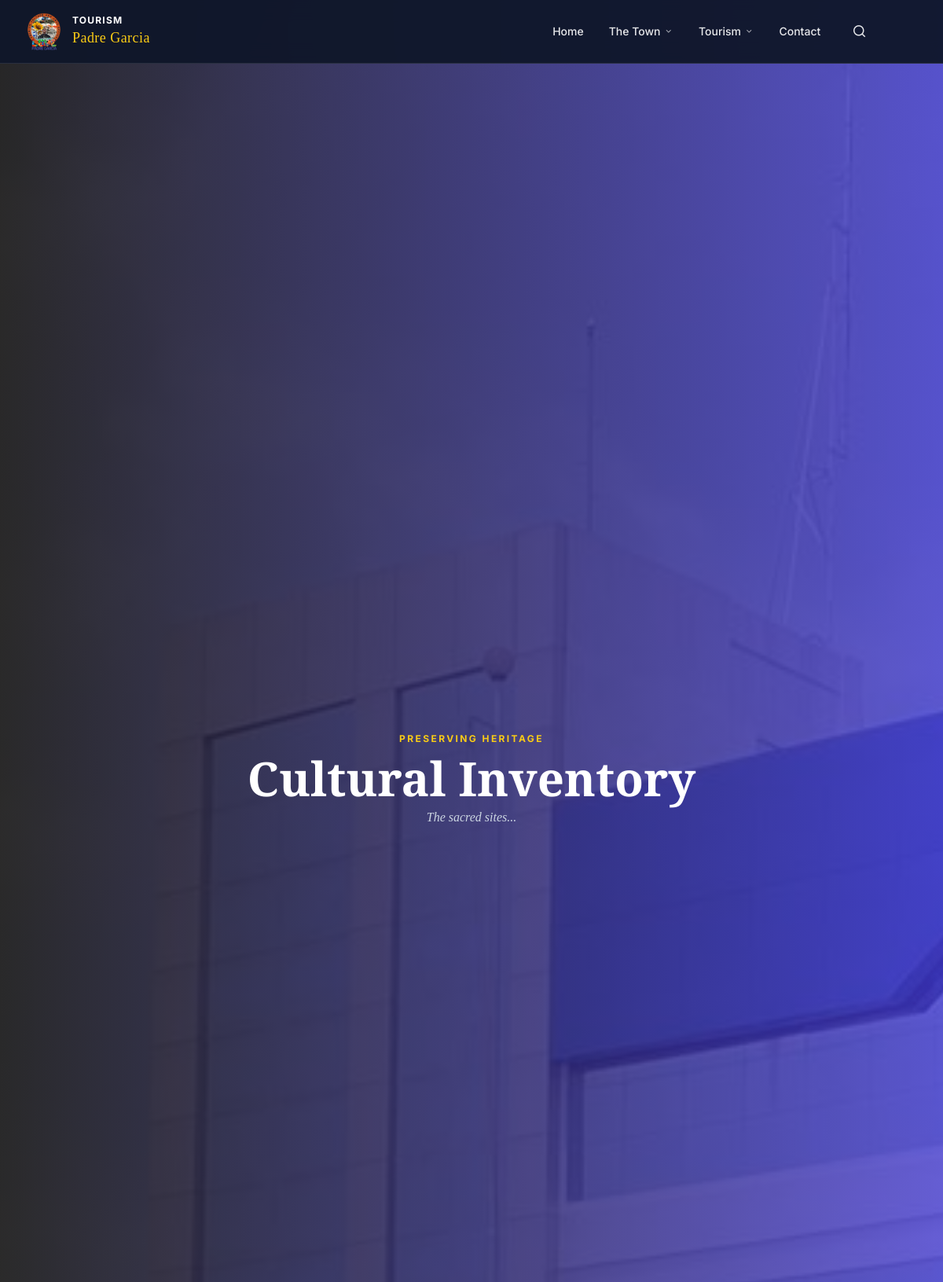
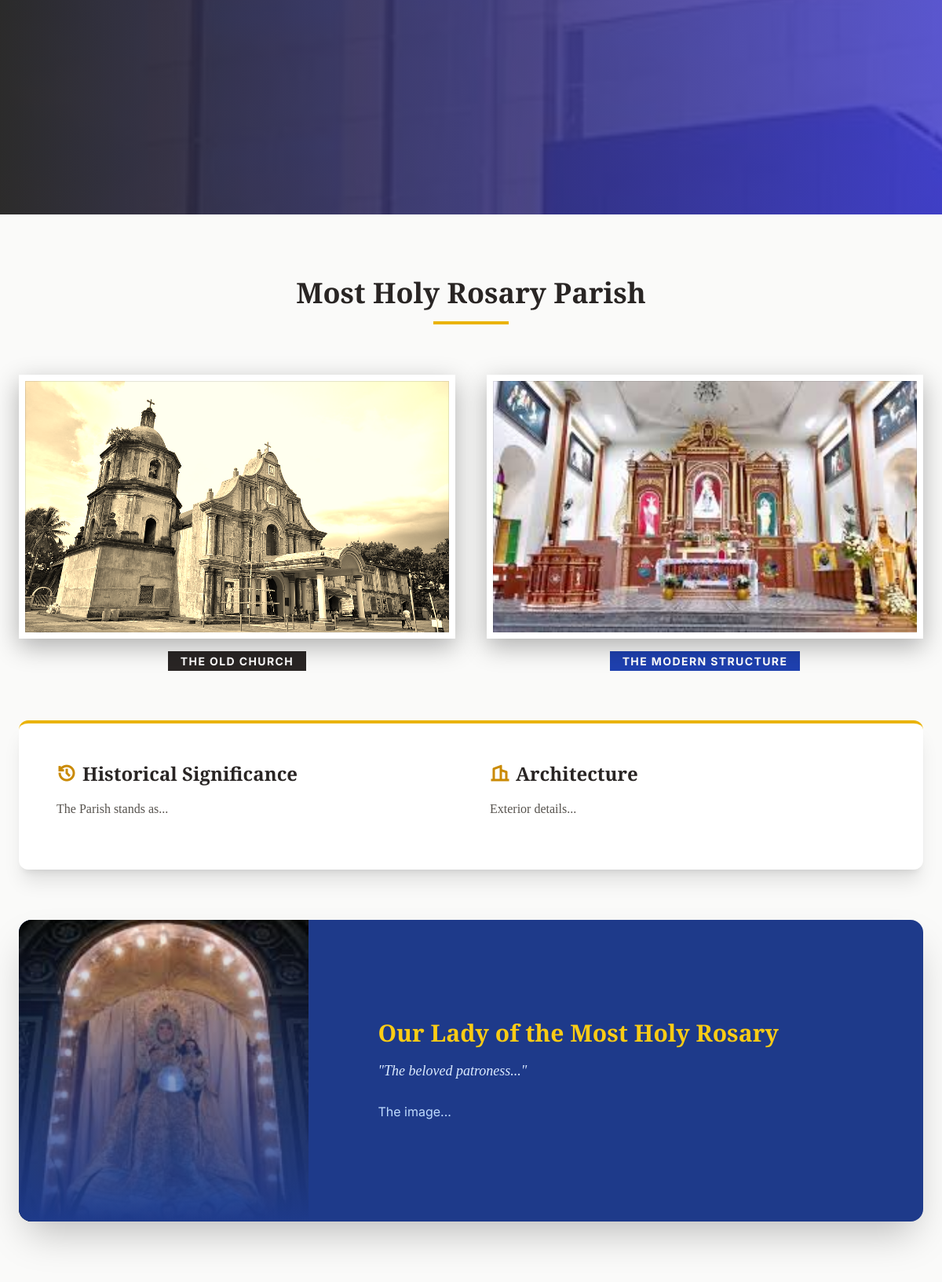
The page /culture (upper part) on the database its author committed (2 pictures, top to bottom).
### webapp/models.py (models this page shows)
class SiteContent(db.Model):
    id = db.Column(db.Integer, primary_key=True)
    key = db.Column(db.String(100), unique=True, nullable=False)
    value = db.Column(db.Text, nullable=True)

### webapp/views.py (the view)
@views.route("/culture")
def culture():
    content = get_common_content()
    defaults = {
        'cult_hero_title': 'Cultural Inventory', 'cult_hero_sub': 'The sacred sites...', 'cult_hero_tag': 'Preserving Heritage', 'cult_hero_bg': url_for('static', filename='images/municipal.jpg'),
        'cult_church_title': 'Most Holy Rosary Parish', 'cult_old_img': url_for('static', filename='images/church_old.jpg'), 'cult_old_lbl': 'The Old Church', 'cult_new_img': url_for('static', filename='images/church_new.jpg'), 'cult_new_lbl': 'The Modern Structure',
        'cult_hist_title': 'Historical Significance', 'cult_hist_text': 'The Parish stands as...', 'cult_arch_title': 'Architecture', 'cult_arch_text': 'Exterior details...',
        'cult_patron_img': url_for('static', filename='images/mama_mary.jpg'), 'cult_patron_title': 'Our Lady of the Most Holy Rosary', 'cult_patron_sub': '"The beloved patroness..."', 'cult_patron_text': 'The image...',
        'cult_mon_title': 'Historical Monuments', 'cult_mon_sub': 'Honoring Pillars',
        'cult_m1_name': 'Padre Vicente Garcia', 'cult_m1_desc': 'A Filipino priest...', 'cult_m1_img': url_for('static', filename='images/monument_vicente.jpg'),
        'cult_m2_name': 'Hon. Graciano R. Recto', 'cult_m2_desc': 'First Mayor...', 'cult_m2_img': url_for('static', filename='images/monument_recto.jpg'),
        'cult_m3_name': 'Father Antonio', 'cult_m3_desc': 'Religious figure...', 'cult_m3_img': url_for('static', filename='images/monument_antonio.jpg')
    }
    for k, v in defaults.items(): content[k] = get_content(k, v)
    return render_template("culture.html", content=content)

### webapp/views.py (called while the page is built, shortened)
def get_content(key, default=""):
    content = SiteContent.query.filter_by(key=key).first()
    return content.value if content else default

@views.before_app_request
def check_maintenance():
    try:
        setting = SiteContent.query.filter_by(key='site_maintenance_mode').first()
        is_maintenance = (setting.value == 'true') if setting else False
    except:
        is_maintenance = False
    if not is_maintenance:
        return None

### webapp/templates/culture.html (shortened to what this page needs)
{% extends "base.html" %}
{% block content %}
<header class="culture-hero h-[45vh] flex items-center justify-center relative pt-20">
    <div class="text-center text-white z-10 px-4" data-aos="fade-up">
        <span class="text-yellow-400 uppercase tracking-[0.2em] text-xs font-bold mb-3 block">{{ content.cult_hero_tag }}</span>
        <h1 class="text-4xl md:text-6xl font-bold serif-title mb-2">{{ content.cult_hero_title }}</h1>
        <p class="text-slate-300 font-light serif-text italic">{{ content.cult_hero_sub }}</p>
    </div>
</header>
<section class="py-20 bg-stone-50">
    <div class="max-w-7xl mx-auto px-6">
        <div class="text-center mb-16" data-aos="fade-up">
            <h2 class="text-4xl font-bold text-stone-800 serif-title mb-4">{{ content.cult_church_title }}</h2>
            <div class="h-1 w-24 bg-yellow-500 mx-auto"></div>
        </div>
        <div class="grid grid-cols-1 md:grid-cols-2 gap-10 mb-16">
            <div class="relative group" data-aos="fade-right"
                 onclick="openImageModal('{{ url_for('static', filename=content.cult_old_img.replace('static/', '')) if 'static/uploads' in content.cult_old_img else content.cult_old_img }}')">
                <div class="antique-frame bg-sepia-200 overflow-hidden">
                    <img src="{{ url_for('static', filename=content.cult_old_img.replace('static/', '')) if 'static/uploads' in content.cult_old_img else content.cult_old_img }}"
                         class="w-full h-80 object-cover sepia filter hover:sepia-0 hover:scale-105 transition duration-700">
                </div>
                <div class="mt-4 text-center">
                    <span class="bg-stone-800 text-white px-4 py-1 text-sm font-bold uppercase tracking-widest">{{ content.cult_old_lbl }}</span>
                </div>
            </div>
            <div class="relative group" data-aos="fade-left"
                 onclick="openImageModal('{{ url_for('static', filename=content.cult_new_img.replace('static/', '')) if 'static/uploads' in content.cult_new_img else content.cult_new_img }}')">
                <div class="antique-frame overflow-hidden">
                    <img src="{{ url_for('static', filename=content.cult_new_img.replace('static/', '')) if 'static/uploads' in content.cult_new_img else content.cult_new_img }}"
                         class="w-full h-80 object-cover hover:scale-105 transition duration-700">
                </div>
                <div class="mt-4 text-center">
                    <span class="bg-blue-800 text-white px-4 py-1 text-sm font-bold uppercase tracking-widest">{{ content.cult_new_lbl }}</span>
                </div>
            </div>
        </div>
        <div class="bg-white p-8 md:p-12 rounded-xl shadow-xl border-t-4 border-yellow-500 mb-16" data-aos="fade-up">
            <div class="grid grid-cols-1 md:grid-cols-2 gap-12">
                <div>
                    <h3 class="text-2xl font-bold text-stone-800 serif-title mb-4 flex items-center gap-2">
                        <i class="ri-history-line text-yellow-600"></i> {{ content.cult_hist_title }}
                    </h3>
                    <p class="text-stone-600 leading-relaxed text-justify mb-4 serif-text whitespace-pre-wrap">{{ content.cult_hist_text }}</p>
                </div>
                <div>
                    <h3 class="text-2xl font-bold text-stone-800 serif-title mb-4 flex items-center gap-2">
                        <i class="ri-building-2-line text-yellow-600"></i> {{ content.cult_arch_title }}
                    </h3>
                    <p class="text-stone-600 leading-relaxed text-justify mb-4 serif-text whitespace-pre-wrap">{{ content.cult_arch_text }}</p>
                </div>
            </div>
        </div>
        <div class="flex flex-col md:flex-row items-center gap-10 bg-blue-900 text-white rounded-2xl overflow-hidden shadow-2xl" data-aos="zoom-in">
            <div class="w-full md:w-1/3 h-96 relative cursor-pointer group"
                 onclick="openImageModal('{{ url_for('static', filename=content.cult_patron_img.replace('static/', '')) if 'static/uploads' in content.cult_patron_img else content.cult_patron_img }}')">
                 <img src="{{ url_for('static', filename=content.cult_patron_img.replace('static/', '')) if 'static/uploads' in content.cult_patron_img else content.cult_patron_img }}"
                      class="w-full h-full object-cover group-hover:scale-105 transition duration-700">
                 <div class="absolute inset-0 bg-gradient-to-t from-blue-900 to-transparent"></div>
            </div>
            <div class="w-full md:w-2/3 p-8 md:p-12">
                <h3 class="text-3xl font-bold serif-title text-yellow-400 mb-4">{{ content.cult_patron_title }}</h3>
                <p class="text-blue-100 leading-relaxed text-lg serif-text italic mb-6">{{ content.cult_patron_sub }}</p>
                <p class="text-blue-200 leading-relaxed text-justify whitespace-pre-wrap">{{ content.cult_patron_text }}</p>
            </div>
        </div>
    </div>
</section>
{% endblock %}

### webapp/templates/base.html (shortened to what this page needs)
<!DOCTYPE html>
<html lang="en">
<head>
    <script src="https://cdn.tailwindcss.com/3.4.16"></script>
    <link href="https://cdnjs.cloudflare.com/ajax/libs/remixicon/4.1.0/remixicon.min.css" rel="stylesheet">
    <link href="https://unpkg.com/aos@2.3.1/dist/aos.css" rel="stylesheet">
</head>
<body class="flex flex-col min-h-screen {% block body_class %}{% endblock %}">
    {% block navbar %}
    <nav class="fixed top-0 left-0 right-0 w-full z-50 bg-slate-900/95 backdrop-blur-md border-b border-white/10 transition-all duration-300 default-nav"
        id="main-nav">
        <div class="max-w-7xl mx-auto px-4 sm:px-6 lg:px-8">
            <div class="flex justify-between items-center h-16 sm:h-20">
                <a href="{{ url_for('views.home') }}"
                    class="flex items-center gap-2 sm:gap-3 group shrink-0 relative z-50">
                    {% if content and content.site_logo %}
                    <img src="{{ url_for('static', filename=content.site_logo.replace('static/', '')) if 'static/uploads' in content.site_logo else content.site_logo }}"
                        alt="Tourism Padre Garcia"
                        class="h-10 sm:h-12 w-auto object-contain transition group-hover:scale-105">
                    <div class="flex flex-col">
                        <span
                            class="text-white font-bold tracking-widest text-[9px] sm:text-xs uppercase leading-tight">Tourism</span>
                        <span
                            class="text-yellow-400 font-serif text-sm sm:text-lg leading-none tracking-wide whitespace-nowrap">Padre
                            Garcia</span>
                    </div>
                    {% endif %}
                </a>
                <div class="hidden md:flex items-center gap-5 lg:gap-8">
                    <a href="{{ url_for('views.home') }}"
                        class="{{ 'text-yellow-400 font-bold border-b-2 border-yellow-400' if request.endpoint == 'views.home' else 'text-white/90 hover:text-white' }} text-sm font-medium transition py-1">Home</a>
                    <div class="relative group h-full flex items-center">
                        <button
                            class="flex items-center gap-1 text-white/90 hover:text-white text-sm font-medium transition focus:outline-none py-4">
                            The Town <i
                                class="ri-arrow-down-s-line text-xs opacity-70 group-hover:rotate-180 transition-transform duration-300"></i>
                        </button>
                    </div>
                    <div class="relative group h-full flex items-center">
                        <button
                            class="flex items-center gap-1 text-white/90 hover:text-white text-sm font-medium transition focus:outline-none py-4">
                            Tourism <i
                                class="ri-arrow-down-s-line text-xs opacity-70 group-hover:rotate-180 transition-transform duration-300"></i>
                        </button>
                    </div>
                    <a href="{{ url_for('views.contacts') }}"
                        class="{{ 'text-yellow-400 font-bold border-b-2 border-yellow-400' if request.endpoint == 'views.contacts' else 'text-white/90 hover:text-white' }} text-sm font-medium transition py-1">Contact</a>
                    <button onclick="openSearchModal()" class="text-white/90 hover:text-yellow-400 transition ml-2 text-lg focus:outline-none" title="Search (Ctrl+K)">
                        <i class="ri-search-line"></i>
                    </button>
                </div>
            </div>
        </div>
    </nav>
    {% endblock %}
    <main class="flex-grow">
        {% block content %}{% endblock %}
    </main>
</body>
</html>

### webapp/templates/base.html (style rules this page uses)
html, body { overflow-x: hidden; width: 100%; margin: 0; padding: 0; background-color: #f8fafc; transition: all 0.3s ease; }

### rows shown on the page
SiteContent: value (picture)
SiteContent: cult_hero_tag "PRESERVING HERITAGE"
SiteContent: cult_hero_title "Cultural Inventory"
SiteContent: cult_hero_sub "The sacred sites..."
SiteContent: cult_church_title "Most Holy Rosary Parish"
SiteContent: value (picture)
SiteContent: cult_old_lbl "THE OLD CHURCH"
SiteContent: value (placeholder picture)
SiteContent: cult_new_lbl "THE MODERN STRUCTURE"
SiteContent: cult_hist_title "Historical Significance"
SiteContent: cult_hist_text "The Parish stands as..."
SiteContent: cult_arch_title "Architecture"
SiteContent: cult_arch_text "Exterior details..."
SiteContent: value (picture)
SiteContent: cult_patron_title "Our Lady of the Most Holy Rosary"
SiteContent: cult_patron_sub "\"The beloved patroness...\""
SiteContent: cult_patron_text "The image..."
